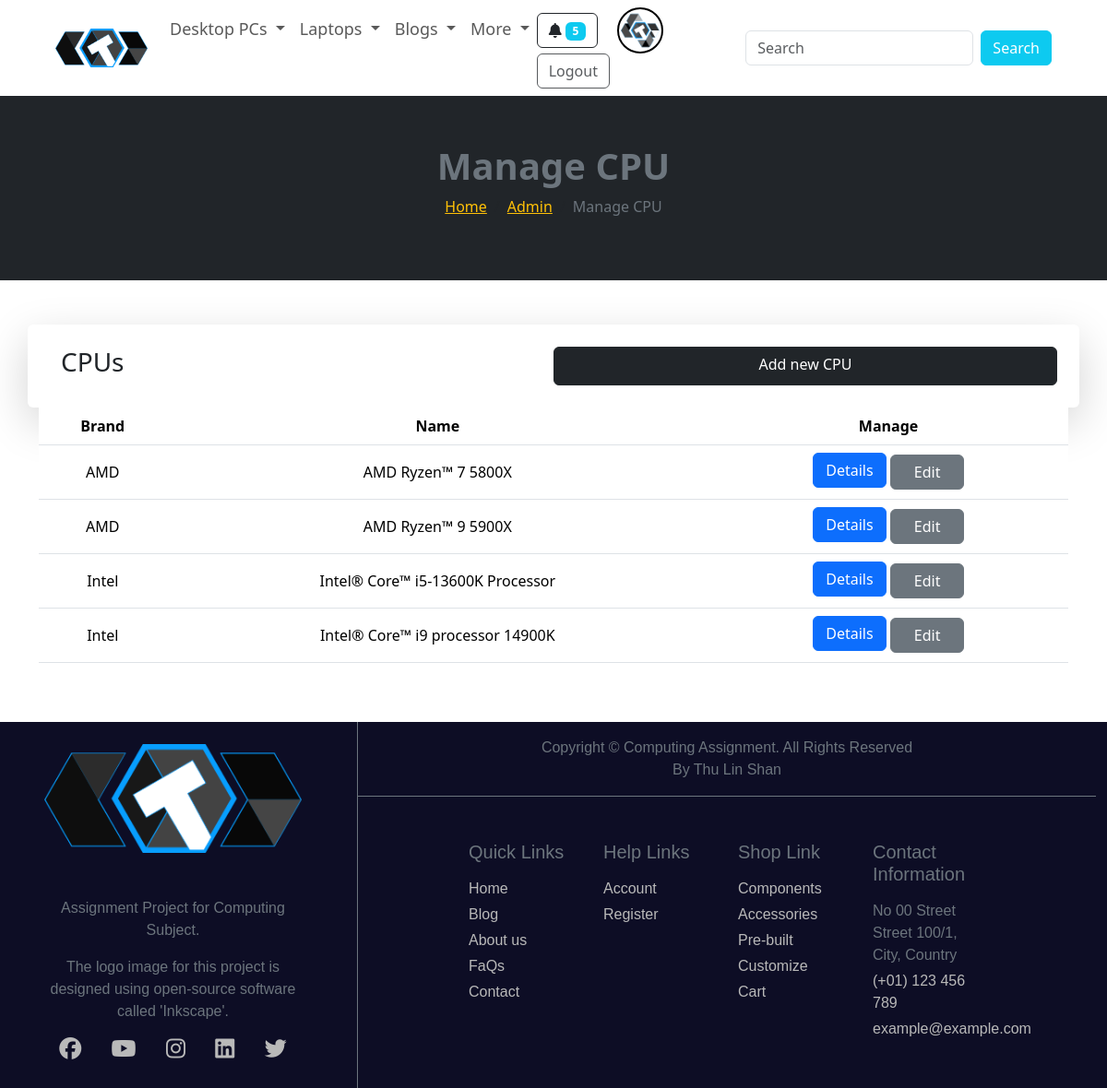
Screenshot of /admin/manage_cpu.php (signed in) with the database file from the repository.
### tables this page shows
CREATE TABLE `users` (
  `id` int(11) NOT NULL,
  `username` varchar(255) NOT NULL,
  `password` varchar(255) NOT NULL,
  `email` varchar(255) NOT NULL,
  `phone1` varchar(20) NOT NULL,
  `phone2` varchar(20) DEFAULT NULL,
  `address` varchar(255) NOT NULL,
  `avatar` varchar(255) NOT NULL,
  `subscribed` tinyint(4) NOT NULL,
  `is_admin` tinyint(4) NOT NULL DEFAULT 0
);

CREATE TABLE `cpu` (
  `id` int(15) NOT NULL,
  `brand` int(15) NOT NULL,
  `cpu_name` varchar(255) NOT NULL,
  `img` varchar(255) NOT NULL,
  `description` text DEFAULT NULL,
  `generation` tinyint(4) NOT NULL,
  `frequency` varchar(50) NOT NULL,
  `cores` int(11) NOT NULL,
  `threads` int(11) NOT NULL,
  `power` int(4) NOT NULL,
  `price` int(11) NOT NULL,
  `link` varchar(255) DEFAULT NULL
);

CREATE TABLE `brand` (
  `id` int(11) NOT NULL,
  `brand_name` varchar(255) NOT NULL,
  `products` varchar(60) NOT NULL,
  `img` varchar(255) NOT NULL,
  `description` text DEFAULT NULL,
  `link` varchar(255) NOT NULL
);

### admin/manage_cpu.php (the view, shortened to what this page needs)
<?php
include './partials/header.php';
$query = "SELECT * FROM cpu ORDER BY cpu_name";
$cpus = mysqli_query($connection, $query);
?>
<main>
    <div class="bg-dark text-center d-flex flex-column justify-content-center" style="height: 25vh;">
        <h3 class="text-secondary fw-bold fs-1">Manage CPU</h3>
        <div>
            <nav aria-label="breadcrumb">
                <ol class="breadcrumb text-warning justify-content-center">
                    <li class="breadcrumb-item"><a href="<?= ROOT_URL ?>" class="text-warning">Home</a></li>
                    <li class="breadcrumb-item"><a href="<?= ROOT_URL ?>admin" class="text-warning">Admin</a></li>
                    <li class="breadcrumb-item active text-secondary" aria-current="page">Manage CPU</li>
                </ol>
            </nav>
        </div>
    </div>
    <div class="container py-5">
        <div class="row p-4 rounded shadow-lg">
            <div class="col-md-6 ">
                <h3>CPUs</h3>
            </div>
            <a class="col-md-6 btn btn-dark px-4" href="./add_cpu.php">Add new CPU</a>
        </div>
        <?php if (mysqli_num_rows($cpus) > 0) : ?>
            <table class="table text-center">
                <thead>
                    <tr>
                        <th>Brand</th>
                        <th>Name</th>
                        <th>Manage</th>
                    </tr>
                </thead>
                <tbody>
                    <?php while ($cpu = mysqli_fetch_assoc($cpus)) : ?>
                        <tr class="align-middle">
                            <?php
                            $brand_id = $cpu['brand'];
                            $query = "SELECT brand_name FROM brand WHERE id=$brand_id";
                            $brand = mysqli_fetch_assoc(mysqli_query($connection, $query));
                            ?>
                            <td><?= $brand['brand_name'] ?></td>
                            <td><?= $cpu['cpu_name'] ?></td>
                            <td>
                                <a class="btn btn-primary mb-1" style="width: 80px;" href="<?= ROOT_URL ?>details/cpu_details.php?id=<?= $cpu['id'] ?>">Details</a>
                                <a class="btn btn-secondary " style="width: 80px;" href="./edit_cpu.php?id=<?= $cpu['id'] ?>" class="btn sm">Edit</a>
                            </td>
                        </tr>
                    <?php endwhile; ?>
                </tbody>
            </table>
        <?php else : ?>
            <div class="alert__message error d-flex justify-content-center align-items-center py-5 my-5">
                <h4> "No cpus found" </h4>
            </div>
        <?php endif ?>
    </div>
</main>
<?php
include './partials/footer.php';
?>

### admin/partials/header.php (shortened to what this page needs)
<?php
require 'config/database.php';
$id = filter_var($_SESSION['user-id'], FILTER_SANITIZE_NUMBER_INT);
$query = "SELECT avatar FROM users WHERE id=$id";
$result = mysqli_query($connection, $query);
$avatar = mysqli_fetch_assoc($result);
?>
<!DOCTYPE html>
<html lang="en">
<head>
    <link rel="stylesheet" href="<?= ROOT_URL ?>/node_modules/bootstrap/dist/css/bootstrap.min.css">
    <link rel="stylesheet" href="<?= ROOT_URL ?>/assets/css/style.css">
    <link rel="stylesheet" href="<?= ROOT_URL ?>/assets/css/admin.css">
    <link rel="stylesheet" href="https://cdnjs.cloudflare.com/ajax/libs/font-awesome/6.5.1/css/all.min.css">
</head>
<body>
    <header>
        <nav class="navbar navbar-expand-lg bg-white px-5" style="font-size: large;">
            <div class="container-fluid">
                <a class="navbar-brand img-fluid" href="<?= ROOT_URL ?>"><img src="<?= ROOT_URL ?>/assets/images/logos/logo.png" width="100px" alt=""></a>
                <div class="collapse navbar-collapse" id="navbarSupportedContent">
                    <ul class="navbar-nav me-auto mb-2 mb-lg-0 align-items-baseline">
                        <li class="nav-item dropdown">
                            <a class="nav-link dropdown-toggle" href="#" role="button" data-bs-toggle="dropdown" aria-expanded="false">
                                Desktop PCs
                            </a>
                        </li>
                        <li class="nav-item dropdown">
                            <a class="nav-link dropdown-toggle" href="#" role="button" data-bs-toggle="dropdown" aria-expanded="false">
                                Laptops
                            </a>
                        </li>
                        <li class="nav-item dropdown">
                            <a class="nav-link dropdown-toggle" href="#" role="button" data-bs-toggle="dropdown" aria-expanded="false">
                                Blogs
                            </a>
                        </li>
                        <li class="nav-item dropdown">
                            <a class="nav-link dropdown-toggle" href="#" role="button" data-bs-toggle="dropdown" aria-expanded="false">
                                More
                            </a>
                        </li>
                        <?php if (isset($_SESSION['user-id'])) : ?>
                            <li class="nav-item me-2">
                                <button type="button" class="btn btn-outline-dark me-3" id="liveToastBtn"><i class="fa-solid fa-bell"></i><span class="ms-1 badge bg-info">5</span></button>
                                <a href="<?= ROOT_URL ?>admin" class="me-3" style="text-decoration: none;">
                                    <img src="<?= ROOT_URL . '/assets/images/avatars/' . $avatar['avatar'] ?>" style="border-radius: 50%; border:solid black 2px; padding:2px;object-fit: cover;" alt="" width="50px">
                                </a>
                                <a href="<?= ROOT_URL ?>signout.php" style="text-decoration: none;" class="btn btn-outline-dark opacity-75">Logout</a>
                            </li>
                        <?php endif ?>
                    </ul>
                    <form class="d-flex" role="search">
                        <input class="form-control me-2" type="search" placeholder="Search" aria-label="Search">
                        <button class="btn btn-info text-white" type="submit">Search</button>
                    </form>
                </div>
            </div>
        </nav>
    </header>

### rows the page displays
users: avatar (picture)
cpu: brand.brand_name "AMD", cpu_name "AMD Ryzen™ 7 5800X"
cpu: brand.brand_name "AMD", cpu_name "AMD Ryzen™ 9 5900X"
cpu: brand.brand_name "Intel", cpu_name "Intel® Core™ i5-13600K Processor"
cpu: brand.brand_name "Intel", cpu_name "Intel® Core™ i9 processor 14900K"
